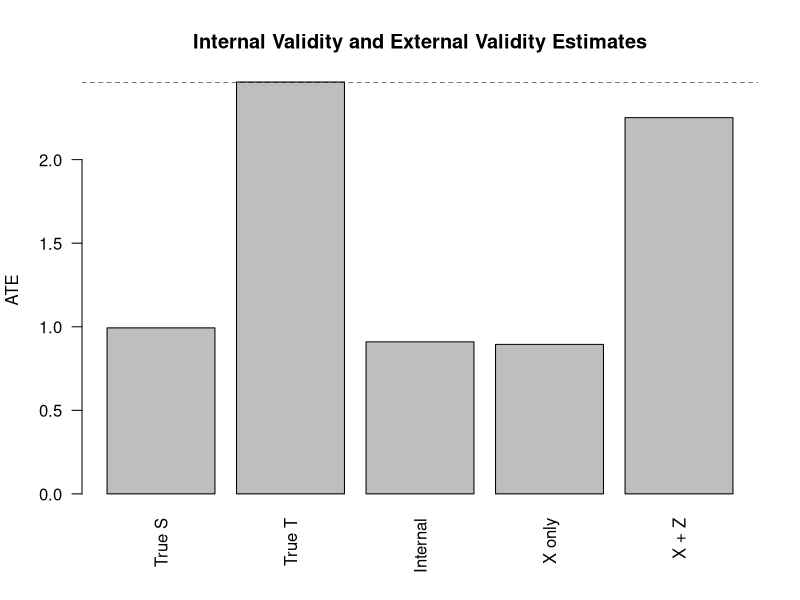

Recreate this plot in R.
## ---- chunk 1
knitr::opts_chunk$set(
  echo = TRUE,
  warning = FALSE,
  message = FALSE
)
set.seed(123)
## ---- chunk 2
set.seed(123)

n_source <- 5000
n_target <- 5000

# Source population: S = 1
X_source <- rnorm(n_source, mean = 0, sd = 1)
U_source <- rnorm(n_source, mean = 0, sd = 1)

# Target population: S = 0
X_target <- rnorm(n_target, mean = 0, sd = 1)
U_target <- rnorm(n_target, mean = 1, sd = 1)

# Proxy observed in both populations
Z_source <- U_source + rnorm(n_source, mean = 0, sd = 0.4)
Z_target <- U_target + rnorm(n_target, mean = 0, sd = 0.4)

# Randomized treatment in source population
D_source <- rbinom(n_source, size = 1, prob = 0.5)

# Potential outcomes in the source population
Y0_source <- 1 + 0.5 * X_source + 1.0 * U_source + rnorm(n_source)
tau_source_individual <- 1 + 0.5 * X_source + 1.5 * U_source
Y1_source <- Y0_source + tau_source_individual

Y_source <- D_source * Y1_source + (1 - D_source) * Y0_source

# Potential outcomes in the target population
Y0_target <- 1 + 0.5 * X_target + 1.0 * U_target + rnorm(n_target)
tau_target_individual <- 1 + 0.5 * X_target + 1.5 * U_target
Y1_target <- Y0_target + tau_target_individual

# True estimands
true_source_ate <- mean(tau_source_individual)
true_target_ate <- mean(tau_target_individual)

# Naive internal source estimate
internal_source_estimate <- mean(Y_source[D_source == 1]) -
  mean(Y_source[D_source == 0])

# External transport using only X
model_y1_x <- lm(Y_source ~ X_source, subset = D_source == 1)
model_y0_x <- lm(Y_source ~ X_source, subset = D_source == 0)

pred_y1_x <- predict(
  model_y1_x,
  newdata = data.frame(X_source = X_target)
)

pred_y0_x <- predict(
  model_y0_x,
  newdata = data.frame(X_source = X_target)
)

external_x_estimate <- mean(pred_y1_x - pred_y0_x)

# Proxy-based external transport using X and Z
model_y1_xz <- lm(Y_source ~ X_source + Z_source, subset = D_source == 1)
model_y0_xz <- lm(Y_source ~ X_source + Z_source, subset = D_source == 0)

pred_y1_xz <- predict(
  model_y1_xz,
  newdata = data.frame(
    X_source = X_target,
    Z_source = Z_target
  )
)

pred_y0_xz <- predict(
  model_y0_xz,
  newdata = data.frame(
    X_source = X_target,
    Z_source = Z_target
  )
)

external_xz_estimate <- mean(pred_y1_xz - pred_y0_xz)

results <- data.frame(
  Quantity = c(
    "True source ATE",
    "True target ATE",
    "Internal source estimate",
    "External estimate using X only",
    "External estimate using X and proxy Z"
  ),
  Estimate = c(
    true_source_ate,
    true_target_ate,
    internal_source_estimate,
    external_x_estimate,
    external_xz_estimate
  )
)

knitr::kable(results, digits = 3)
## ---- chunk 3
barplot(
  height = results$Estimate,
  names.arg = c("True S", "True T", "Internal", "X only", "X + Z"),
  las = 2,
  ylab = "ATE",
  main = "Internal Validity and External Validity Estimates"
)
abline(h = true_target_ate, lty = 2)
